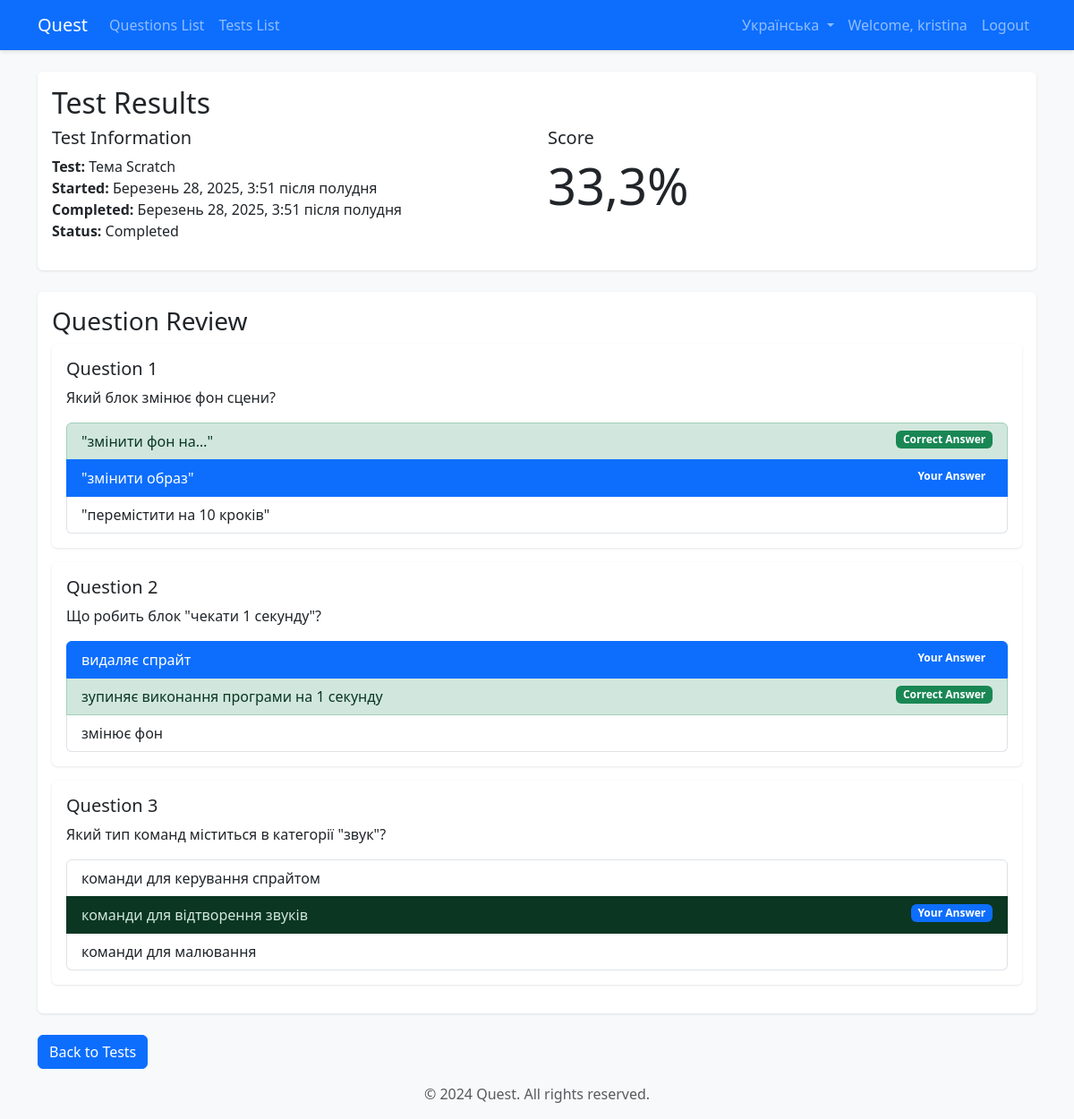
Page /uk/tests/result/1/complete/ (signed in) on the committed database.
### quest/models.py (models this page shows, shortened)
class TestResult(models.Model):
    STATUS_CHOICES = [
        ('IN_PROGRESS', 'In Progress'),
        ('COMPLETED', 'Completed'),
        ('TIMED_OUT', 'Timed Out'),
    ]
    student = models.ForeignKey(User, on_delete=models.CASCADE, related_name='test_results')
    test = models.ForeignKey(Test, on_delete=models.CASCADE, related_name='results')
    status = models.CharField(max_length=20, choices=STATUS_CHOICES, default='IN_PROGRESS')
    started_at = models.DateTimeField(auto_now_add=True)
    completed_at = models.DateTimeField(null=True, blank=True)
    current_question_index = models.IntegerField(default=0)
    score = models.DecimalField(max_digits=5, decimal_places=2, null=True, blank=True)

class Test(models.Model):
    title = models.CharField(max_length=200)
    description = models.TextField(blank=True)
    questions = models.ManyToManyField(Question, related_name='tests')
    created_at = models.DateTimeField(auto_now_add=True)
    updated_at = models.DateTimeField(auto_now=True)
    time_limit = models.IntegerField(null=True, blank=True, help_text="Time limit in minutes (optional)")

class QuestionResponse(models.Model):
    test_result = models.ForeignKey(TestResult, on_delete=models.CASCADE, related_name='responses')
    question = models.ForeignKey(Question, on_delete=models.CASCADE)
    selected_answer = models.ForeignKey(Answer, on_delete=models.CASCADE, null=True, blank=True)
    submitted_at = models.DateTimeField(auto_now_add=True)
    is_correct = models.BooleanField(null=True)
    class Meta:
        unique_together = ['test_result', 'question']

class Question(models.Model):
    description = models.TextField()  # question text
    image = models.ImageField(upload_to='questions/', blank=True, null=True)  # optional image
    QUESTION_TYPES = [
        ('MC', 'Multiple Choice'),
    ]
    question_type = models.CharField(max_length=2, choices=QUESTION_TYPES, default='MC')

class Answer(models.Model):
    question = models.ForeignKey(Question, on_delete=models.CASCADE, related_name='answers')
    text = models.CharField(max_length=255)
    is_correct = models.BooleanField(default=False)  # mark the correct answer

### quest/views.py (the view)
# urls.py: path('tests/result/<int:result_id>/complete/', views.test_result, name='test_result'),
@login_required
def test_result(request, result_id):
    test_result = get_object_or_404(TestResult, id=result_id, student=request.user)
    if test_result.score is None:
        correct_responses = test_result.responses.filter(is_correct=True).count()
        total_questions = test_result.test.get_total_questions()
        if total_questions > 0:
            test_result.score = (correct_responses / total_questions) * 100
            test_result.save()
    context = {
        'test_result': test_result,
        'responses': test_result.responses.all().select_related('question', 'selected_answer')
    }
    return render(request, 'quest/test_result.html', context)

### quest/templates/quest/test_result.html (shortened to what this page needs)
{% extends "base.html" %}
{% load i18n %}
{% block content %}
<div class="container mt-4">
    <div class="card mb-4">
        <div class="card-body">
            <h2 class="card-title">{% trans "Test Results" %}</h2>
            <div class="row">
                <div class="col-md-6">
                    <h5>{% trans "Test Information" %}</h5>
                    <p>
                        <strong>{% trans "Test" %}:</strong> {{ test_result.test.title }}<br>
                        <strong>{% trans "Started" %}:</strong> {{ test_result.started_at|date:"F j, Y, g:i a" }}<br>
                        <strong>{% trans "Completed" %}:</strong> {{ test_result.completed_at|date:"F j, Y, g:i a" }}<br>
                        <strong>{% trans "Status" %}:</strong> {{ test_result.get_status_display }}
                    </p>
                </div>
                <div class="col-md-6">
                    <h5>{% trans "Score" %}</h5>
                    <div class="display-4">
                        {% if test_result.score %}
                            {{ test_result.score|floatformat:1 }}%
                        {% else %}
                            {% trans "N/A" %}
                        {% endif %}
                    </div>
                </div>
            </div>
        </div>
    </div>
    <div class="card">
        <div class="card-body">
            <h3 class="card-title">{% trans "Question Review" %}</h3>
            {% for response in responses %}
                <div class="card mb-3 {% if response.is_correct %}border-success{% else %}border-danger{% endif %}">
                    <div class="card-body">
                        <h5 class="card-title">{% trans "Question" %} {{ forloop.counter }}</h5>
                        <p class="card-text">{{ response.question.description }}</p>
                        <div class="list-group">
                            {% for answer in response.question.answers.all %}
                                <div class="list-group-item {% if answer == response.selected_answer %}active{% endif %} {% if answer.is_correct %}list-group-item-success{% endif %}">
                                    {{ answer.text }}
                                    {% if answer == response.selected_answer %}
                                        <span class="badge bg-primary float-end">{% trans "Your Answer" %}</span>
                                    {% endif %}
                                    {% if answer.is_correct and answer != response.selected_answer %}
                                        <span class="badge bg-success float-end">{% trans "Correct Answer" %}</span>
                                    {% endif %}
                                </div>
                            {% endfor %}
                        </div>
                    </div>
                </div>
            {% endfor %}
        </div>
    </div>
    <div class="mt-4">
        <a href="{% url 'test_list' %}" class="btn btn-primary">{% trans "Back to Tests" %}</a>
    </div>
</div>
{% endblock %}

### my_quest/templates/base.html (shortened to what this page needs)
{% load i18n %}
<!DOCTYPE html>
<html lang="{{ LANGUAGE_CODE }}">
<head>
    <link href="https://cdn.jsdelivr.net/npm/bootstrap@5.3.0/dist/css/bootstrap.min.css" rel="stylesheet">
</head>
<body>
    <nav class="navbar navbar-expand-lg navbar-dark bg-primary mb-4">
        <div class="container">
            <a class="navbar-brand" href="{% url 'test_list' %}">{% trans "Quest" %}</a>
            <div class="collapse navbar-collapse" id="navbarNav">
                <ul class="navbar-nav me-auto">
                    <li class="nav-item">
                        <a class="nav-link" href="{% url 'questions_list' %}">{% trans "Questions List" %}</a>
                    </li>
                    <li class="nav-item">
                        <a class="nav-link" href="{% url 'test_list' %}">{% trans "Tests List" %}</a>
                    </li>
                </ul>
                <ul class="navbar-nav">
                    <li class="nav-item dropdown language-selector">
                        <a class="nav-link dropdown-toggle" href="#" id="languageDropdown" role="button" data-bs-toggle="dropdown">
                            {% get_current_language as CURRENT_LANGUAGE %}
                            {% get_language_info for CURRENT_LANGUAGE as lang %}
                            {{ lang.name_local }}
                        </a>
                            {% get_available_languages as LANGUAGES %}
                    </li>
                    {% if user.is_authenticated %}
                        <li class="nav-item">
                            <span class="nav-link">{% trans "Welcome" %}, {{ user.username }}</span>
                        </li>
                        <li class="nav-item">
                            <a class="nav-link" href="{% url 'logout' %}">{% trans "Logout" %}</a>
                        </li>
                    {% else %}
                        <li class="nav-item">
                            <a class="nav-link" href="{% url 'login' %}">{% trans "Login" %}</a>
                        </li>
                    {% endif %}
                </ul>
            </div>
        </div>
    </nav>
    {% block content %}
    {% endblock %}
    <footer class="footer mt-auto py-3 bg-light">
        <div class="container text-center">
            <span class="text-muted">© 2024 Quest. {% trans "All rights reserved." %}</span>
        </div>
    </footer>
</body>
</html>

### my_quest/templates/base.html (style rules this page uses)
body { background-color: #f8f9fa; }
.navbar { box-shadow: 0 2px 4px rgba(0,0,0,.1); }
.card { box-shadow: 0 1px 3px rgba(0,0,0,.1); border: none; }
.list-group-item { transition: background-color 0.2s; }
.language-selector { margin-left: 1rem; }

### rows in the picture
TestResult: test "Тема Scratch", started_at "Березень 28, 2025, 3:51 після полудня", completed_at "Березень 28, 2025, 3:51 після полудня", status "Completed", score "33,3"
QuestionResponse: question.description "Який блок змінює фон сцени?"
Answer: text "\"змінити фон на…\""
Answer: text "\"змінити образ\""
Answer: text "\"перемістити на 10 кроків\""
QuestionResponse: question.description "Що робить блок \"чекати 1 секунду\"?"
Answer: text "видаляє спрайт"
Answer: text "зупиняє виконання програми на 1 секунду"
Answer: text "змінює фон"
QuestionResponse: question.description "Який тип команд міститься в категорії \"звук\"?"
Answer: text "команди для керування спрайтом"
Answer: text "команди для відтворення звуків"
Answer: text "команди для малювання"

### other values in the picture
{{ lang.name_local }} "Українська"
{{ user.username }} "kristina"
